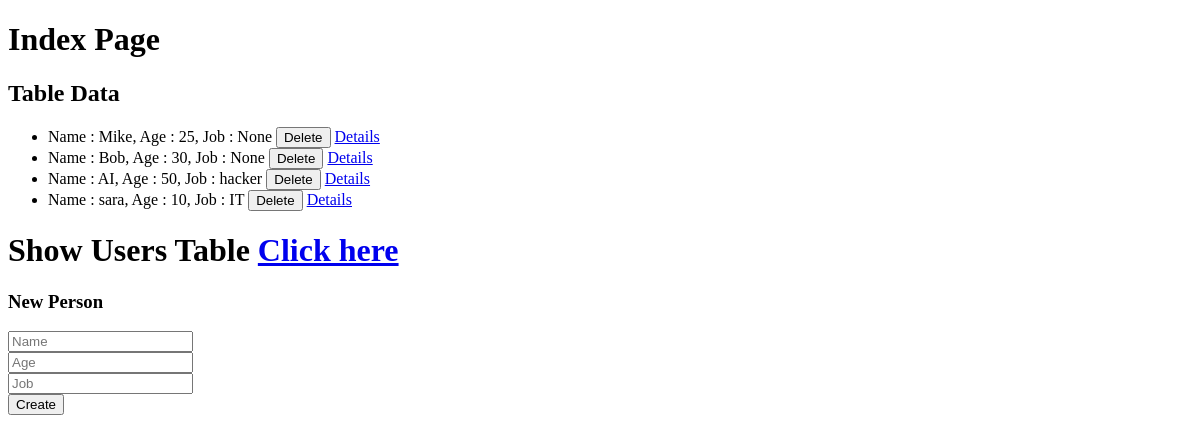
Before: / with the older database file.
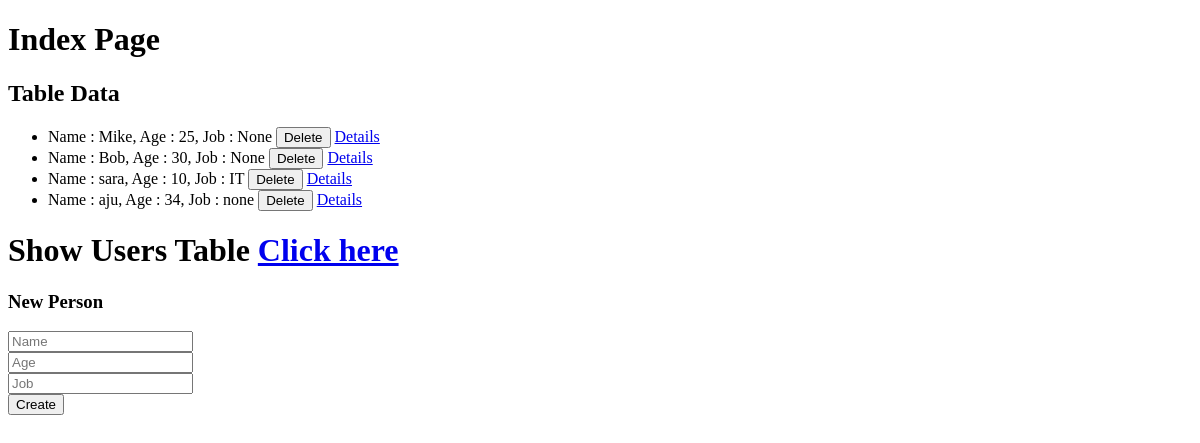
After: the same page with the newer database file.
### models.py (models this page shows, shortened)
class Person(db.Model):
    __tablename__ = 'people'
    pid = db.Column(db.Integer, primary_key=True)
    name = db.Column(db.Text, nullable=False)
    age = db.Column(db.Integer)
    job = db.Column(db.Text)

### routes.py (the view, shortened to what this page needs)
    @app.route('/', methods=['GET', 'POST'])
    def index():
        if request.method == 'GET':
            people = Person.query.all()
            return render_template('index.html', people=people)

### routes.py (called while the page is built, shortened)
def register_routes(app, db):
    @app.route('/', methods=['GET', 'POST'])
    def index():
        if request.method == 'GET':
            people = Person.query.all()
            return render_template('index.html', people=people)
    @app.route('/delete/<pid>', methods=['DELETE'])
    def delete(pid):
        Person.query.filter(Person.pid == pid).delete()
        db.session.commit()
        people = Person.query.all()
        return render_template('index.html', people=people)
    @app.route('/details/<pid>')
    def details(pid):
        person = Person.query.filter(Person.pid == pid).first()
        return render_template('details.html', person=person)
    @app.route('/details_table')
    def details_table():
        people = Person.query.all()
        return render_template('details-table.html', people=people)

### templates/index.html (shortened to what this page needs)
{% extends "base.html" %}
{% block content %}
<h1>Index Page</h1>
<h2>Table Data</h2>
<ul>
    {% for person in people %}
        <li>Name : {{ person.name }}, Age : {{ person.age }}, Job : {{ person.job }}
            <button onclick="deletePerson({{ person.pid }})">Delete</button>
            <a href="{{ url_for('details', pid=person.pid) }}">Details</a>
        </li>
    {% endfor %}
</ul>
<h1> Show Users Table <a href="{{ url_for('details_table') }}">Click here</a></h1>
<h3>New Person</h3>
<form action="{{ url_for('index') }}" method="POST">
    <input type="text" name="name" placeholder="Name" required="required"><br>
    <input type="number" name="age" placeholder="Age"><br>
    <input type="text" name="job" placeholder="Job"><br>
    <input type="submit" value="Create">
</form>
{% endblock %}

### templates/base.html (shortened to what this page needs)
<!DOCTYPE html>
<html lang="en">
<head>
</head>
<body>
    {% block content %}
    {% endblock %}
</body>
</html>

Changed rows visible on the page:
removed Person: name "AI", age "50", job "hacker"
added Person: name "aju", age "34", job "none"
